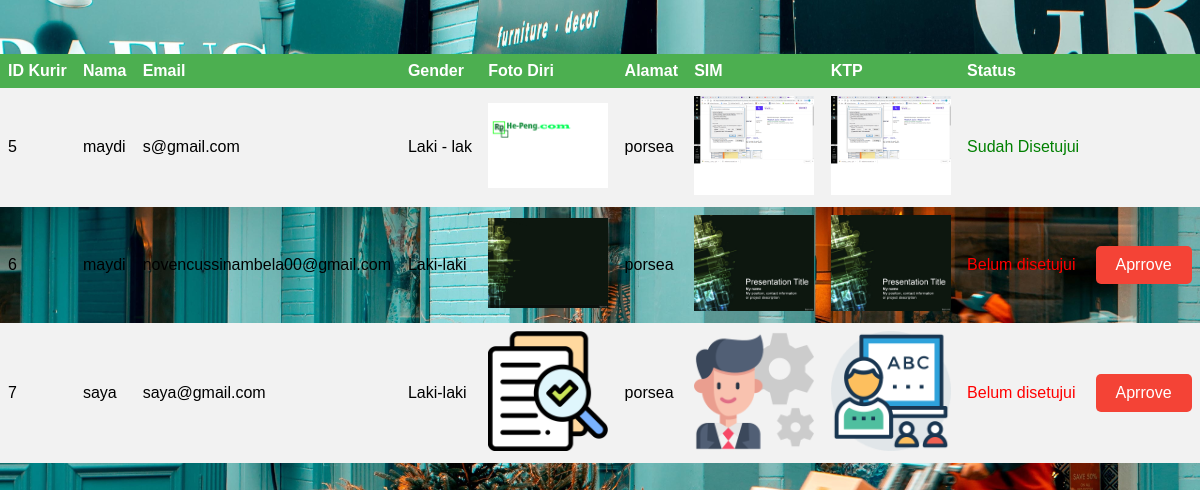
The page /persetujuanAkunKurir.php (signed in) on the database its author committed.
### tables this page shows
CREATE TABLE `kurir` (
  `id_kurir` int(10) NOT NULL AUTO_INCREMENT,
  `nama` varchar(100) DEFAULT NULL,
  `email` varchar(100) DEFAULT NULL,
  `password` varchar(20) DEFAULT NULL,
  `gender` varchar(10) DEFAULT NULL,
  `fotoDiri` varchar(225) DEFAULT NULL,
  `alamat` varchar(225) DEFAULT NULL,
  `fotoSIM` varchar(225) DEFAULT NULL,
  `fotoSTNK` varchar(225) DEFAULT NULL,
  `status` int(1) DEFAULT '0',
  PRIMARY KEY (`id_kurir`)
);

### function.php (called while the page is built, shortened)
<?php
$conn=mysqli_connect("localhost","root","","pa2");
function query($query ){
	global $conn;
	$result = mysqli_query($conn,$query);
	$rows=[];
	while 	($row = mysqli_fetch_assoc($result)) {
		$rows[]=$row;
	}
	return $rows;
}
?>

### persetujuanAkunKurir.php (the view, shortened to what this page needs)
<?php
require 'function.php';
$costumer = query("SELECT * from kurir");
?>
<!DOCTYPE html>
<html>
<head>
    <link rel="stylesheet" type="text/css" href="css/style.css">
</head>
<body style="background-image: url(image/g3.jpg);background-size: cover;color: white;">
	<table border="0">
		<tr>
			<th>ID Kurir</th>
			<th>Nama</th>
			<th>Email</th>
			<th>Gender</th>
			<th>Foto Diri</th>
			<th>Alamat</th>
			<th>SIM</th>
			<th>KTP</th>
			<th>Status</th>
			<th>   </th>
		</tr>
		<?php foreach ($costumer as $row):?>
		<tr>
			<td><?php echo $row["id_kurir"]; ?></td>
			<td><?php echo $row["nama"]; ?></td>
			<td><?php echo $row["email"]; ?><br></td>
			<td><?php echo $row["gender"]; ?><br></td>
			<td><img src="img/PROFIL/<?php echo $row["fotoDiri"] ?>" style="width:120px"><br></td>
			<td><?php echo $row["alamat"]; ?><br></td>
			<td><img src="img/SIM/<?php echo $row["fotoSIM"] ?>" style="width:120px"><br></td>
			<td><img src="img/STNK/<?php echo $row["fotoSTNK"] ?>" style="width:120px"><br></td>
			<?php
				if ($row["status"] == 0) {
					echo '<td style="color:red">Belum disetujui</td>';
				}
				else
					echo '<td style="color:green">Sudah Disetujui</td>';
			 ?><br></td>
			<td><?php
			if ($row["status"] == 0) {
			?>
			<a href="persetujuanAkunKurirProses.php?id_kurir=<?= $row["id_kurir"]; ?>" onclick="return confirm('Apakah anda yakin?');"><button type="submit" name="ambil" class="btn danger" >Aprrove</button></a>
			<?php	}
			?>
		</tr>
	<?php endforeach ;?>
	</table>
</body>
</html>

### css/style.css (style rules this page uses)
* { margin: 0; padding: 0; font-family: sans-serif; }

### persetujuanAkunKurir.php (style rules this page uses)
table { border-collapse: collapse; width: 100%; }
th, td { text-align: left; padding: 8px; }
td { color: black; }
tr:nth-child(even) { background-color: #f2f2f2 }
th { background-color: #4CAF50; color: white; }
.btn { border: none; color: white; padding: 10px 20px; font-size: 16px; cursor: pointer; }
.danger { background-color: #f44336; border-radius: 5px; }

### rows shown on the page
kurir: id_kurir "5", nama "maydi", email "s@gmail.com", gender "Laki - lak", fotoDiri (picture), alamat "porsea", fotoSIM (picture), fotoSTNK (picture), status "Sudah Disetujui"
kurir: id_kurir "6", nama "maydi", email "novencussinambela00@gmail.com", gender "Laki-laki", fotoDiri (picture), alamat "porsea", fotoSIM (picture), fotoSTNK (picture), status "Belum disetujui"
kurir: id_kurir "7", nama "saya", email "saya@gmail.com", gender "Laki-laki", fotoDiri (picture), alamat "porsea", fotoSIM (picture), fotoSTNK (picture), status "Belum disetujui"
